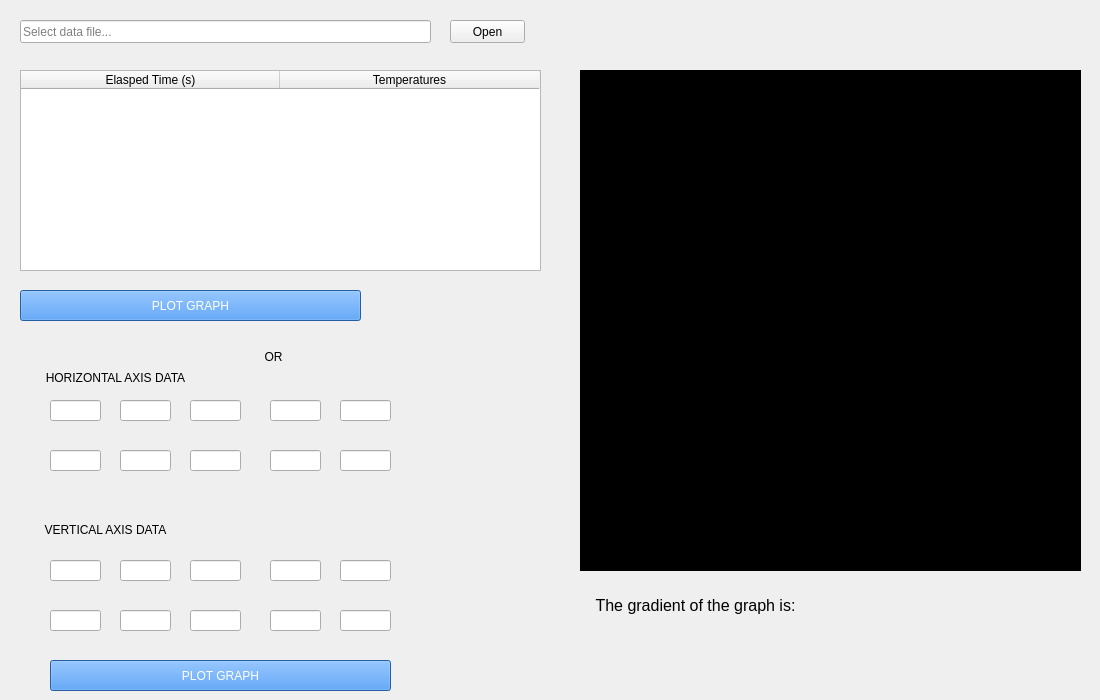
     <widget class="QWidget" name="curve_tab">
      <attribute name="title">
       <string>Cooling Curve</string>
      </attribute>
      <widget class="QPushButton" name="file_btn_3">
       <property name="geometry">
        <rect>
         <x>450</x>
         <y>20</y>
         <width>75</width>
         <height>23</height>
        </rect>
       </property>
       <property name="text">
        <string>Open</string>
       </property>
      </widget>
      <widget class="QLabel" name="label_9">
       <property name="geometry">
        <rect>
         <x>250</x>
         <y>350</y>
         <width>47</width>
         <height>13</height>
        </rect>
       </property>
       <property name="text">
        <string>OR</string>
       </property>
       <property name="alignment">
        <set>Qt::AlignCenter</set>
       </property>
      </widget>
      <widget class="QLabel" name="label_10">
       <property name="geometry">
        <rect>
         <x>20</x>
         <y>520</y>
         <width>171</width>
         <height>20</height>
        </rect>
       </property>
       <property name="text">
        <string>VERTICAL AXIS DATA</string>
       </property>
       <property name="alignment">
        <set>Qt::AlignCenter</set>
       </property>
      </widget>
      <widget class="QTableWidget" name="tableWidget_3">
       <property name="geometry">
        <rect>
         <x>20</x>
         <y>70</y>
         <width>521</width>
         <height>201</height>
        </rect>
       </property>
       <property name="statusTip">
        <string>Data table</string>
       </property>
       <property name="showGrid">
        <bool>true</bool>
       </property>
       <property name="sortingEnabled">
        <bool>false</bool>
       </property>
       <property name="columnCount">
        <number>2</number>
       </property>
       <attribute name="horizontalHeaderCascadingSectionResizes">
        <bool>false</bool>
       </attribute>
       <attribute name="horizontalHeaderDefaultSectionSize">
        <number>259</number>
       </attribute>
       <column>
        <property name="text">
         <string>Elasped Time (s)</string>
        </property>
       </column>
       <column>
        <property name="text">
         <string>Temperatures</string>
        </property>
       </column>
      </widget>
      <widget class="QLineEdit" name="vert_26">
       <property name="geometry">
        <rect>
         <x>50</x>
         <y>610</y>
         <width>51</width>
         <height>21</height>
        </rect>
       </property>
      </widget>
      <widget class="PlotWidget" name="graph_3" native="true">
       <property name="geometry">
        <rect>
         <x>580</x>
         <y>70</y>
         <width>501</width>
         <height>501</height>
        </rect>
       </property>
       <property name="statusTip">
        <string>Graph</string>
       </property>
       <property name="autoFillBackground">
        <bool>false</bool>
       </property>
       <property name="styleSheet">
        <string notr="true">background-color: rgb(0, 0, 0);</string>
       </property>
      </widget>
      <widget class="QLabel" name="label_11">
       <property name="geometry">
        <rect>
         <x>580</x>
         <y>590</y>
         <width>231</width>
         <height>31</height>
        </rect>
       </property>
       <property name="font">
        <font>
         <pointsize>12</pointsize>
        </font>
       </property>
       <property name="text">
        <string>The gradient of the graph is:</string>
       </property>
       <property name="alignment">
        <set>Qt::AlignCenter</set>
       </property>
      </widget>
      <widget class="QPushButton" name="no_table_graph_btn_3">
       <property name="geometry">
        <rect>
         <x>50</x>
         <y>660</y>
         <width>341</width>
         <height>31</height>
        </rect>
       </property>
       <property name="styleSheet">
        <string notr="true">background-color: rgb(53, 132, 228);
color: rgb(255, 255, 255);</string>
       </property>
       <property name="text">
        <string>PLOT GRAPH</string>
       </property>
      </widget>
      <widget class="QLineEdit" name="hori_21">
       <property name="geometry">
        <rect>
         <x>50</x>
         <y>400</y>
         <width>51</width>
         <height>21</height>
        </rect>
       </property>
      </widget>
      <widget class="QLineEdit" name="vert_22">
       <property name="geometry">
        <rect>
         <x>120</x>
         <y>560</y>
         <width>51</width>
         <height>21</height>
        </rect>
       </property>
      </widget>
      <widget class="QLineEdit" name="vert_29">
       <property name="geometry">
        <rect>
         <x>270</x>
         <y>610</y>
         <width>51</width>
         <height>21</height>
        </rect>
       </property>
      </widget>
      <widget class="QLineEdit" name="hori_24">
       <property name="geometry">
        <rect>
         <x>270</x>
         <y>400</y>
         <width>51</width>
         <height>21</height>
        </rect>
       </property>
      </widget>
      <widget class="QLineEdit" name="hori_25">
       <property name="geometry">
        <rect>
         <x>340</x>
         <y>400</y>
         <width>51</width>
         <height>21</height>
        </rect>
       </property>
      </widget>
      <widget class="QLineEdit" name="hori_27">
       <property name="geometry">
        <rect>
         <x>120</x>
         <y>450</y>
         <width>51</width>
         <height>21</height>
        </rect>
       </property>
      </widget>
      <widget class="QLineEdit" name="vert_23">
       <property name="geometry">
        <rect>
         <x>190</x>
         <y>560</y>
         <width>51</width>
         <height>21</height>
        </rect>
       </property>
      </widget>
      <widget class="QLineEdit" name="vert_24">
       <property name="geometry">
        <rect>
         <x>270</x>
         <y>560</y>
         <width>51</width>
         <height>21</height>
        </rect>
       </property>
      </widget>
      <widget class="QLineEdit" name="hori_29">
       <property name="geometry">
        <rect>
         <x>270</x>
         <y>450</y>
         <width>51</width>
         <height>21</height>
        </rect>
       </property>
      </widget>
      <widget class="QLineEdit" name="vert_27">
       <property name="geometry">
        <rect>
         <x>120</x>
         <y>610</y>
         <width>51</width>
         <height>21</height>
        </rect>
       </property>
      </widget>
      <widget class="QPushButton" name="table_graph_btn_3">
       <property name="geometry">
        <rect>
         <x>20</x>
         <y>290</y>
         <width>341</width>
         <height>31</height>
        </rect>
       </property>
       <property name="styleSheet">
        <string notr="true">background-color: rgb(53, 132, 228);
color: rgb(255, 255, 255);</string>
       </property>
       <property name="text">
        <string>PLOT GRAPH</string>
       </property>
      </widget>
      <widget class="QLabel" name="label_12">
       <property name="geometry">
        <rect>
         <x>20</x>
         <y>370</y>
         <width>191</width>
         <height>16</height>
        </rect>
       </property>
       <property name="text">
        <string>HORIZONTAL AXIS DATA</string>
       </property>
       <property name="alignment">
        <set>Qt::AlignCenter</set>
       </property>
      </widget>
      <widget class="QLineEdit" name="hori_23">
       <property name="geometry">
        <rect>
         <x>190</x>
         <y>400</y>
         <width>51</width>
         <height>21</height>
        </rect>
       </property>
      </widget>
      <widget class="QLineEdit" name="hori_30">
       <property name="geometry">
        <rect>
         <x>340</x>
         <y>450</y>
         <width>51</width>
         <height>21</height>
        </rect>
       </property>
      </widget>
      <widget class="QLineEdit" name="vert_30">
       <property name="geometry">
        <rect>
         <x>340</x>
         <y>610</y>
         <width>51</width>
         <height>21</height>
        </rect>
       </property>
      </widget>
      <widget class="QLineEdit" name="data_file_path_3">
       <property name="geometry">
        <rect>
         <x>20</x>
         <y>20</y>
         <width>411</width>
         <height>23</height>
        </rect>
       </property>
       <property name="placeholderText">
        <string>Select data file...</string>
       </property>
      </widget>
      <widget class="QLineEdit" name="vert_28">
       <property name="geometry">
        <rect>
         <x>190</x>
         <y>610</y>
         <width>51</width>
         <height>21</height>
        </rect>
       </property>
      </widget>
      <widget class="QLineEdit" name="hori_28">
       <property name="geometry">
        <rect>
         <x>190</x>
         <y>450</y>
         <width>51</width>
         <height>21</height>
        </rect>
       </property>
      </widget>
      <widget class="QLineEdit" name="hori_26">
       <property name="geometry">
        <rect>
         <x>50</x>
         <y>450</y>
         <width>51</width>
         <height>21</height>
        </rect>
       </property>
      </widget>
      <widget class="QLineEdit" name="hori_22">
       <property name="geometry">
        <rect>
         <x>120</x>
         <y>400</y>
         <width>51</width>
         <height>21</height>
        </rect>
       </property>
      </widget>
      <widget class="QLineEdit" name="vert_21">
       <property name="geometry">
        <rect>
         <x>50</x>
         <y>560</y>
         <width>51</width>
         <height>21</height>
        </rect>
       </property>
      </widget>
      <widget class="QLineEdit" name="vert_25">
       <property name="geometry">
        <rect>
         <x>340</x>
         <y>560</y>
         <width>51</width>
         <height>21</height>
        </rect>
       </property>
      </widget>
      <widget class="QLabel" name="slope_value_3">
       <property name="geometry">
        <rect>
         <x>820</x>
         <y>584</y>
         <width>271</width>
         <height>41</height>
        </rect>
       </property>
       <property name="font">
        <font>
         <pointsize>12</pointsize>
        </font>
       </property>
       <property name="text">
        <string/>
       </property>
       <property name="alignment">
        <set>Qt::AlignLeading|Qt::AlignLeft|Qt::AlignVCenter</set>
       </property>
      </widget>
     </widget>
